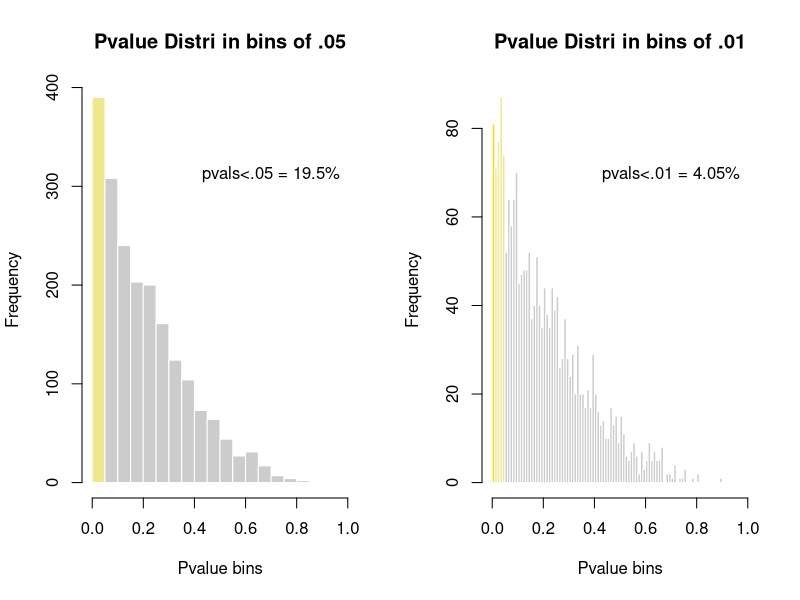

Write the R code that produced this figure.
#!/usr/bin/env Rscript
# this script does what?
library(Cairo)

# Create data
totpts <- 2000 # total points.
v <- rbeta(totpts, 1 , 4)
 
# Calculate histogram, but do not draw it
# don't use a single integer with breaks (numbins)
# because R will prettify behind your back.
# best to use seq()
h1 <- hist(v, seq(0,1,.05), plot=F)
mx1 <-max(h1$counts)
h2 <- hist(v, seq(0,1,.01), plot=F)
mx2 <-max(h2$counts)
pct1 <- 100*h1$counts[1]/totpts
pct2 <- 100*h2$counts[1]/totpts
 
# Color vector
clr1 <- ifelse(h1$breaks < .05, "Khaki", "Grey80")
clr2 <- ifelse(h2$breaks < .01, "Gold", ifelse (h2$breaks <.05, "Khaki", "Grey80"))
 
# Final plot
# Cairo image template
CairoPNG("hs0.png", 1600, 800)
par(mfrow=c(1,2))
plot(h1, col=clr1, border=F , main="Pvalue Distri in bins of .05" , xlab="Pvalue bins", xlim=c(0,1))
text(0.7, mx1*0.8, paste0("pvals<.05 = ", pct1, "%"))
plot(h2, col=clr2, border=F , main="Pvalue Distri in bins of .01" , xlab="Pvalue bins", xlim=c(0,1))
text(0.7, mx2*0.8, paste0("pvals<.01 = ", pct2, "%"))
dev.off()
